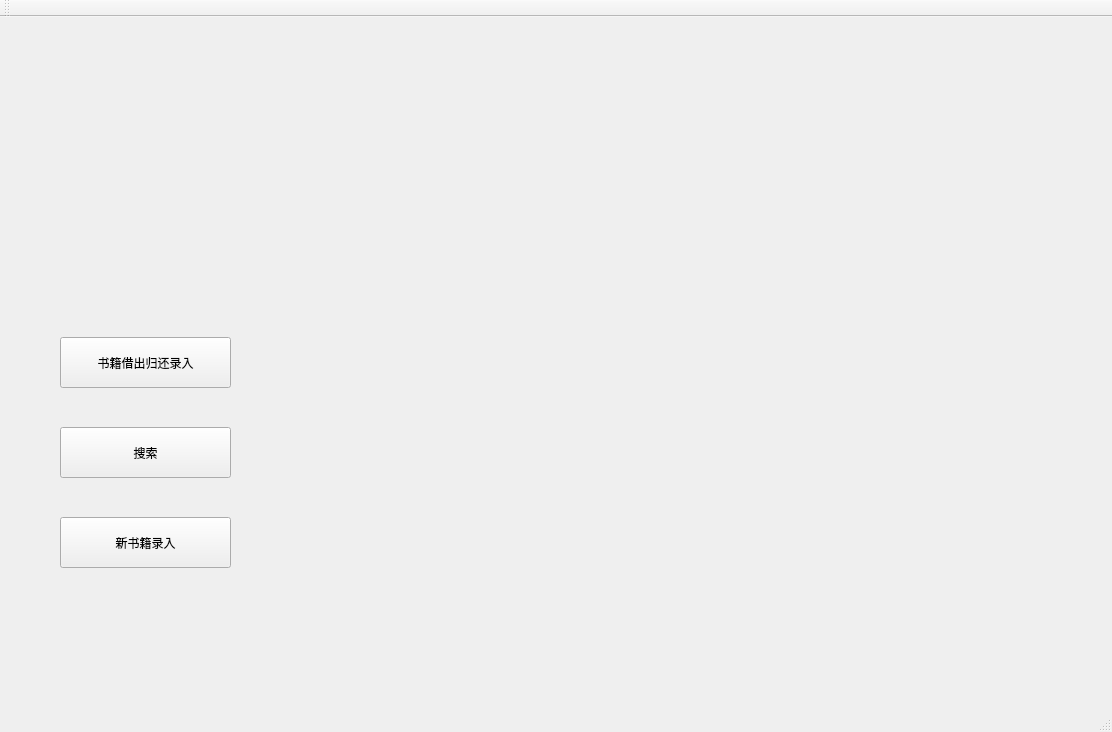
<?xml version="1.0" encoding="UTF-8"?>
<ui version="4.0">
 <class>MainWindow</class>
 <widget class="QMainWindow" name="MainWindow">
  <property name="geometry">
   <rect>
    <x>0</x>
    <y>0</y>
    <width>1112</width>
    <height>732</height>
   </rect>
  </property>
  <property name="windowTitle">
   <string>麒麟图书管理系统</string>
  </property>
  <widget class="QWidget" name="centralWidget">
   <widget class="QPushButton" name="pushButton">
    <property name="geometry">
     <rect>
      <x>60</x>
      <y>320</y>
      <width>171</width>
      <height>51</height>
     </rect>
    </property>
    <property name="text">
     <string>书籍借出归还录入</string>
    </property>
   </widget>
   <widget class="QPushButton" name="pushButton_2">
    <property name="geometry">
     <rect>
      <x>60</x>
      <y>410</y>
      <width>171</width>
      <height>51</height>
     </rect>
    </property>
    <property name="text">
     <string>搜索</string>
    </property>
   </widget>
   <widget class="QPushButton" name="pushButton_3">
    <property name="geometry">
     <rect>
      <x>60</x>
      <y>500</y>
      <width>171</width>
      <height>51</height>
     </rect>
    </property>
    <property name="text">
     <string>新书籍录入</string>
    </property>
   </widget>
  </widget>
  <widget class="QToolBar" name="mainToolBar">
   <attribute name="toolBarArea">
    <enum>TopToolBarArea</enum>
   </attribute>
   <attribute name="toolBarBreak">
    <bool>false</bool>
   </attribute>
  </widget>
  <widget class="QStatusBar" name="statusBar"/>
  <widget class="QMenuBar" name="menuBar">
   <property name="geometry">
    <rect>
     <x>0</x>
     <y>0</y>
     <width>1112</width>
     <height>23</height>
    </rect>
   </property>
  </widget>
 </widget>
 <layoutdefault spacing="6" margin="11"/>
 <resources/>
 <connections/>
</ui>
